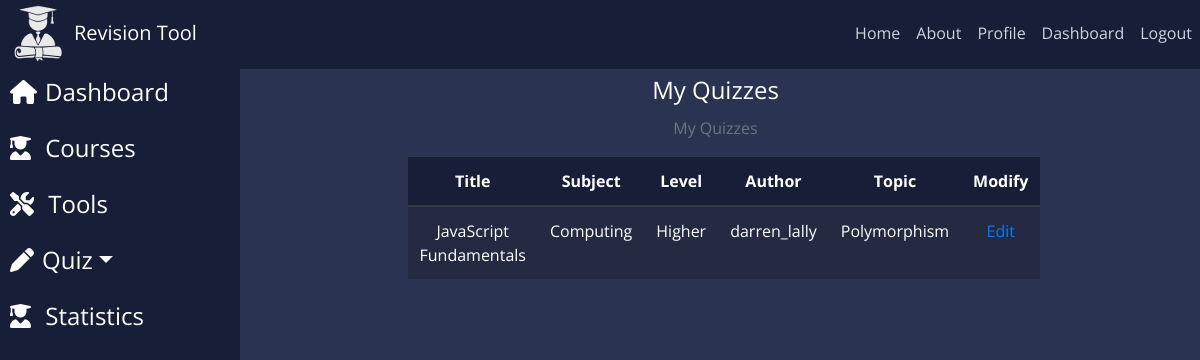
Before: /my_quiz/ (signed in) with the older database file.
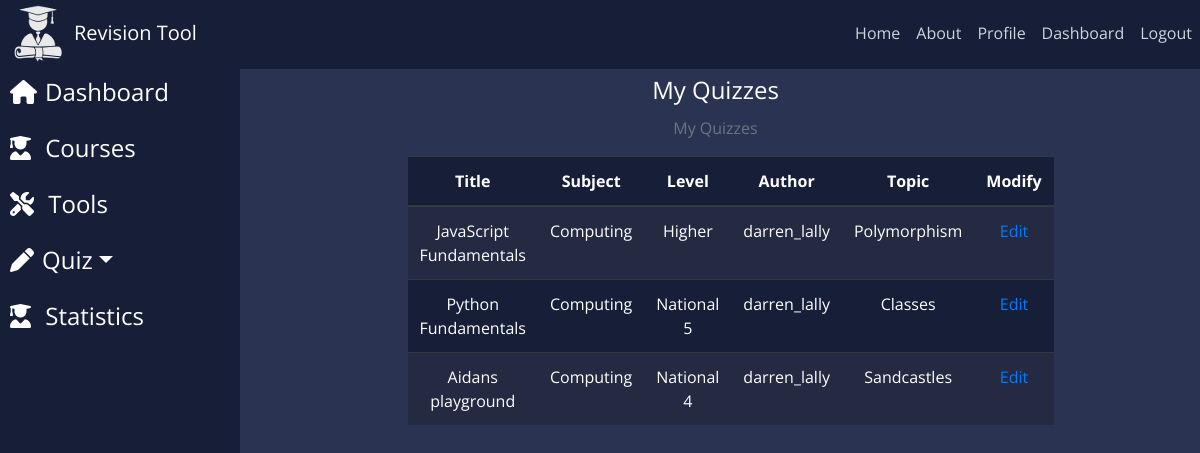
After: the same page with the newer database file.
### quiz/models.py (models this page shows, shortened)
class Quiz(models.Model):
    title = models.CharField(max_length = 200)
    subject = models.CharField(max_length = 20)
    level = models.CharField(max_length = 25)
    topic = models.CharField(max_length = 25)
    author = models.ForeignKey(settings.AUTH_USER_MODEL, on_delete = models.CASCADE)
    created = models.DateTimeField(auto_now_add=True,null=True,blank=True)
    class Meta:
        verbose_name_plural = "quiz"

### dashboard/views.py (the view)
# urls.py: path('my_quiz/', views.my_quiz, name='dashboard-my_quiz' ),
@login_required
def my_quiz(request):
     user = request.user
     user_posts = Quiz.objects.filter(author=request.user)
     user_questions = Questions.objects.filter
     args = {'posts': user_posts, 'questions': user_questions}
     return render(request, 'dashboard/my_quiz.html', args)

### dashboard/templates/dashboard/my_quiz.html
{% extends "dashboard/base.html" %}
{% block content %}
<div class="row justify-content-center">
  <div class="col-8 mt-2 text-center">
      <legend class="text-center">My Quizzes</legend>
      <p class="text-center text-muted">My Quizzes</p>
      <table class="table table-dark table-striped mx-auto">
          <thead>
            <tr>
              <th scope="col">Title</th>
              <th scope="col">Subject</th>
              <th scope="col">Level</th>
              <th scope="col">Author</th>
              <th scope="col">Topic</th>
              <th scope="col">Modify</th>
            </tr>
          </thead>
          <tbody>
              {% for post in posts%}
              <tr>
              <td>{{post.title}}</td>
              <td>{{post.subject}}</td>
              <td>{{post.level}}</td>
              <td>{{post.author}}</td>
              <td>{{post.topic}}</td>
              <td><a href="{% url 'view-quiz' pk=post.pk auth=post.author quz=post.title %}">Edit</a></td>
              </tr>
              {% endfor %}
          </tbody>
        </table>
  </div>
</div>
{% endblock content %}

Changed rows visible on the page:
added Quiz: title "Python Fundamentals", subject "Computing", level "National 5", author "darren_lally", topic "Classes"
added Quiz: title "Aidans playground", subject "Computing", level "National 4", author "darren_lally", topic "Sandcastles"
